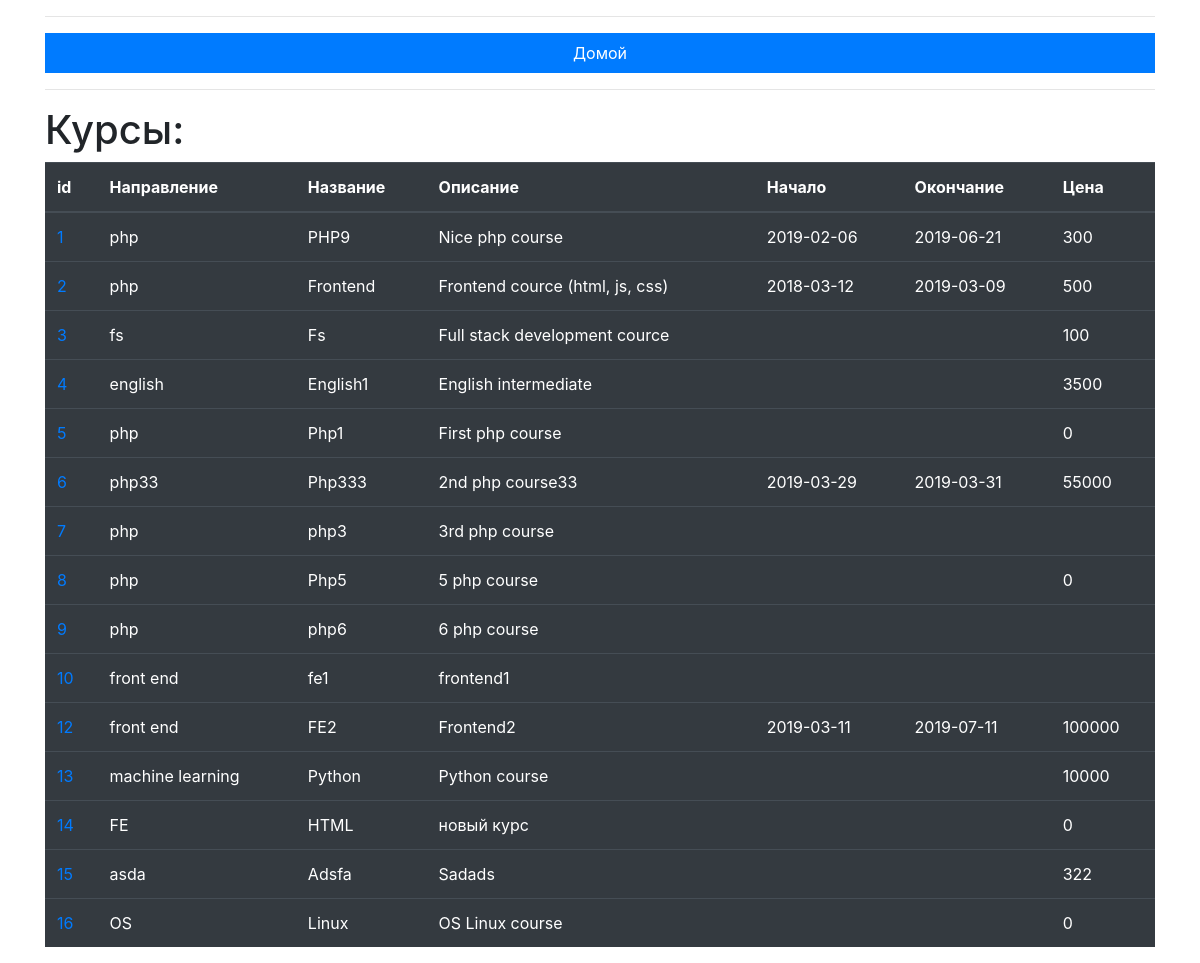
/courses.php, run on the app's committed database.
### tables this page shows
CREATE TABLE `courses` (
  `id` int(8) NOT NULL,
  `title` varchar(50) NOT NULL DEFAULT '',
  `description` varchar(250) DEFAULT NULL,
  `date_start` datetime DEFAULT NULL,
  `date_finish` datetime DEFAULT NULL,
  `price` int(6) DEFAULT NULL,
  `direction` varchar(20) DEFAULT NULL
);

### courses.php (the view, shortened to what this page needs)
<?php
include 'pdo.php';
?>
<!doctype html>
<html lang="en">
    <head>
        <link rel="stylesheet" href="https://stackpath.bootstrapcdn.com/bootstrap/4.3.1/css/bootstrap.min.css">
    </head>
    <body>
        <div class="container">
            <hr>
            <div>
                <ul class="nav nav-pills nav-justified">
                    <li class="nav-item">
                        <a class="nav-link active" style="border-radius: 0px" href="index.php">Домой</a>
                    </li>
                </ul>
            </div>
            <hr>
            <h1>Курсы:</h1>
            <table class="table table-hover table-dark">
                <thead>
                    <tr>
                        <th scope="col">id</th>
                        <th scope="col">Направление</th>
                        <th scope="col">Название</th>
                        <th scope="col">Описание</th>
                        <th scope="col">Начало</th>
                        <th scope="col">Окончание</th>
                        <th scope="col">Цена</th>
                    </tr>
                </thead>
                <tbody>
            <?php
            $sql = "SELECT C.id, C.title, C.description, C.date_start, C.date_finish, C.price, C.direction
            from courses C
            ORDER BY C.id";
            $stmt = $pdo->query($sql);
            while ($row = $stmt->fetch())
            {
                if ($row['date_start'] != null) {
                    $row['date_start'] = date("Y-m-d", strtotime($row['date_start']));
                }
                if ($row['date_finish'] != null) {
                    $row['date_finish'] = date("Y-m-d", strtotime($row['date_finish']));
                }
                echo
                    '<tr>' .
                      '<td>' . '<a href="course.php?id='.$row["id"] .'">' . $row["id"] .  '</a>' . '</td>' .
                      '<td>' . $row["direction"] .  '</td>' .
                      '<td>' . $row["title"] .  '</td>' .
                      '<td>' . $row["description"] .  '</td>' .
                      '<td>' . $row["date_start"] .  '</td>' .
                      '<td>' . $row["date_finish"] .  '</td>' .
                      '<td>' . $row["price"] .  '</td>' .
                    '</tr>';
                }
            ?>
            </tbody>
        </table>
    </div>
  </body>
</html>

### data on the page
courses: id "1", direction "php", title "PHP9", description "Nice php course", date_start "2019-02-06", date_finish "2019-06-21", price "300"
courses: id "2", direction "php", title "Frontend", description "Frontend cource (html, js, css)", date_start "2018-03-12", date_finish "2019-03-09", price "500"
courses: id "3", direction "fs", title "Fs", description "Full stack development cource", price "100"
courses: id "4", direction "english", title "English1", description "English intermediate", price "3500"
courses: id "5", direction "php", title "Php1", description "First php course", price "0"
courses: id "6", direction "php33", title "Php333", description "2nd php course33", date_start "2019-03-29", date_finish "2019-03-31", price "55000"
courses: id "7", direction "php", title "php3", description "3rd php course"
courses: id "8", direction "php", title "Php5", description "5 php course", price "0"
courses: id "9", direction "php", title "php6", description "6 php course"
courses: id "10", direction "front end", title "fe1", description "frontend1"
courses: id "12", direction "front end", title "FE2", description "Frontend2", date_start "2019-03-11", date_finish "2019-07-11", price "100000"
courses: id "13", direction "machine learning", title "Python", description "Python course", price "10000"
courses: id "14", direction "FE", title "HTML", description "новый курс", price "0"
courses: id "15", direction "asda", title "Adsfa", description "Sadads", price "322"
courses: id "16", direction "OS", title "Linux", description "OS Linux course", price "0"
